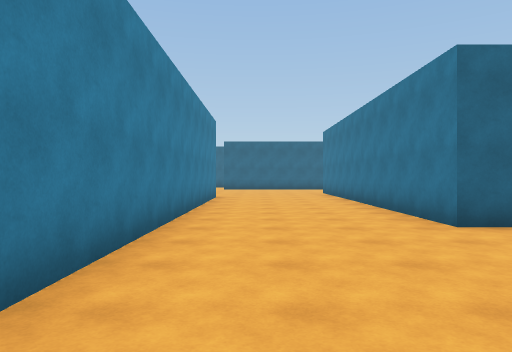
view 1 (above)

24 first-person views from a walk through a scene from a Unity 3-D project. The camera is 1.4 m above the floor, looks level and sees 70° across. The floor is counted in squares, 2 m on a side. Each view is taken from the middle of a square. On the plan, view 1 faces up. The plan holds only what a view shows up to about 11 squares ahead; the rest is blank. The player is left out.

view 2
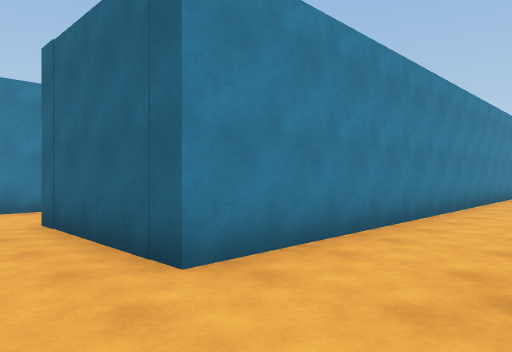

view 3
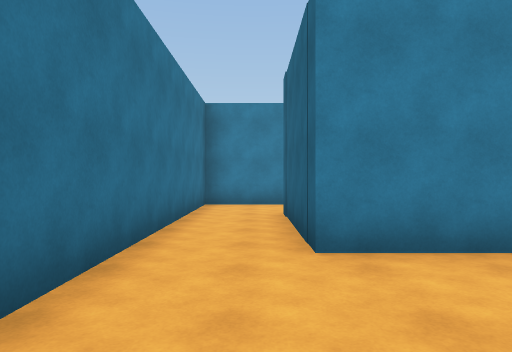

view 4
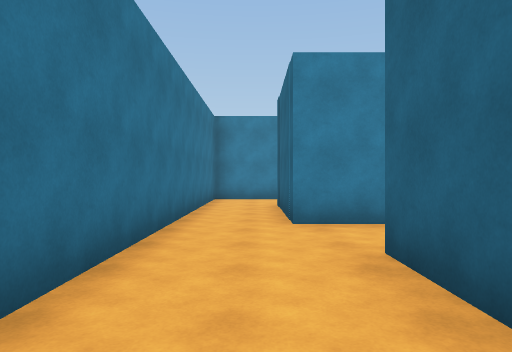

view 5
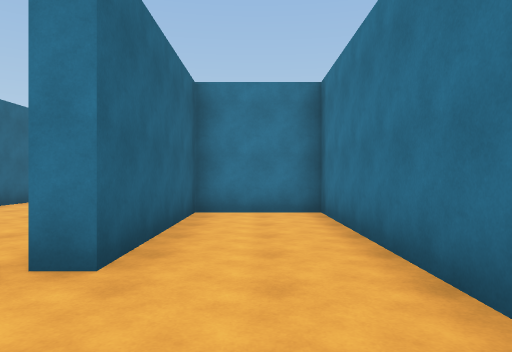

view 6
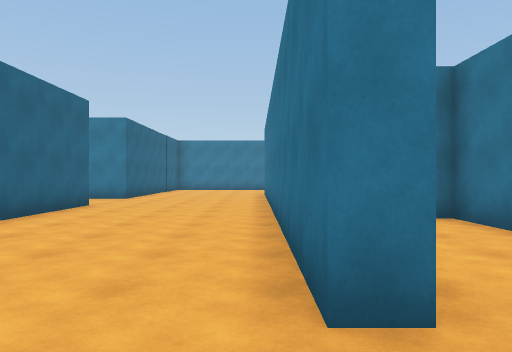

view 7
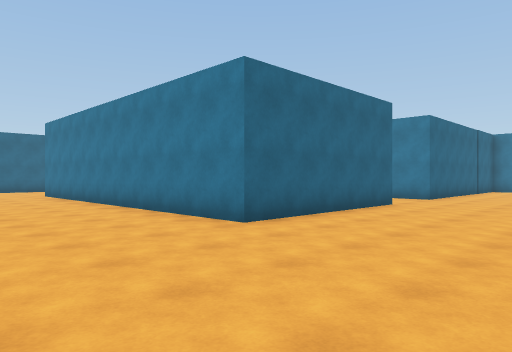

view 8
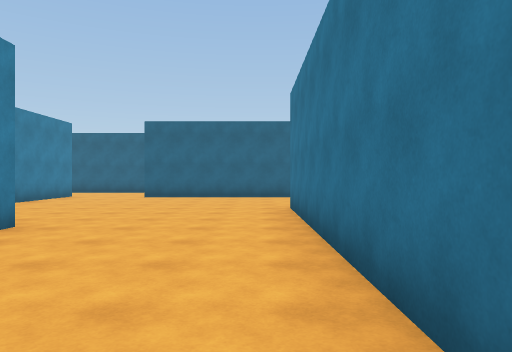

view 9
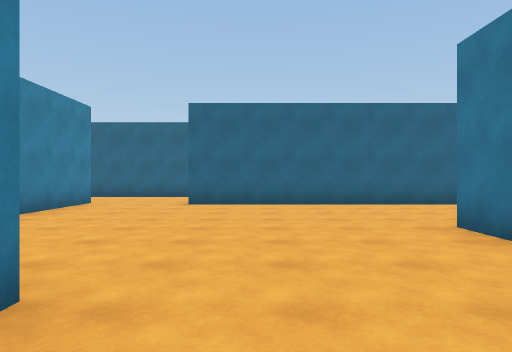

view 10
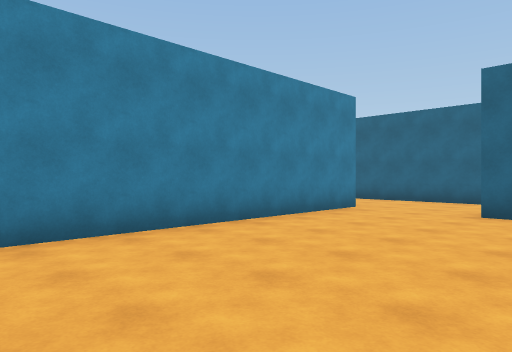

view 11
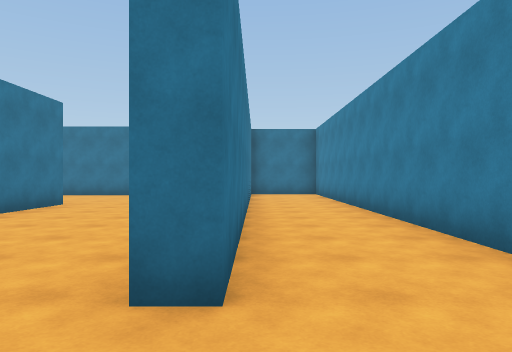

view 12
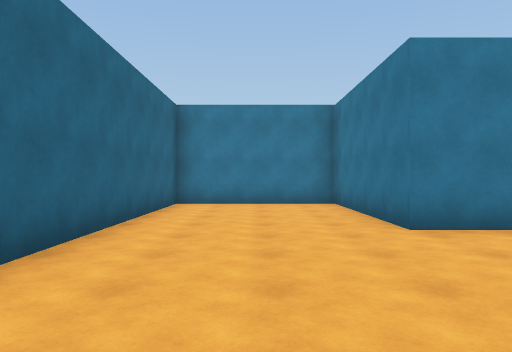

view 13
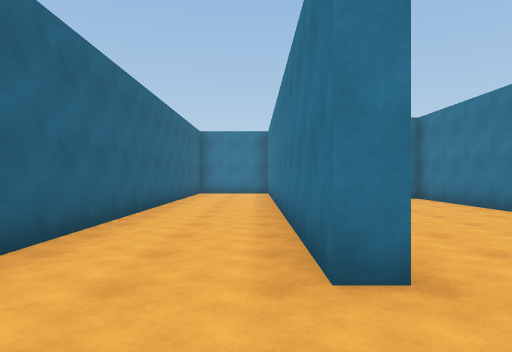

view 14
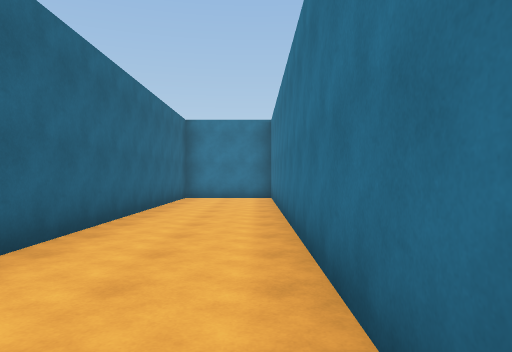

view 15
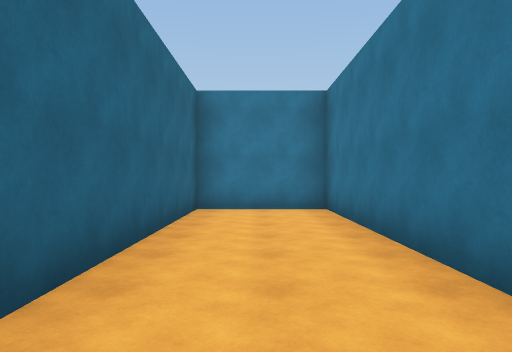

view 16
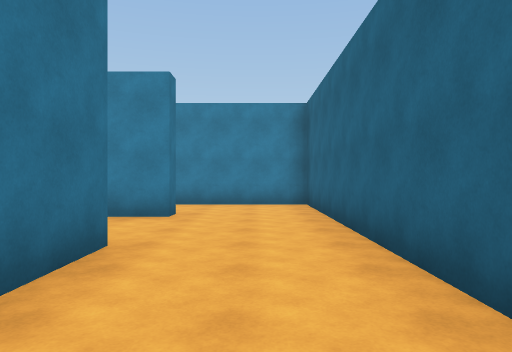

view 17
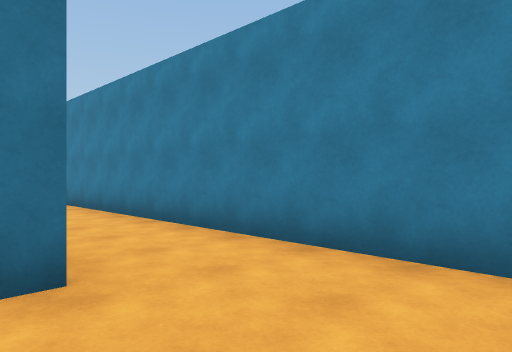

view 18
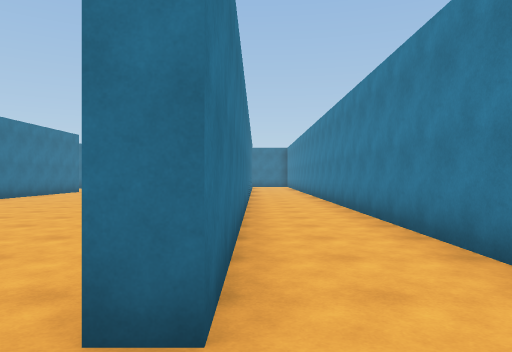

view 19
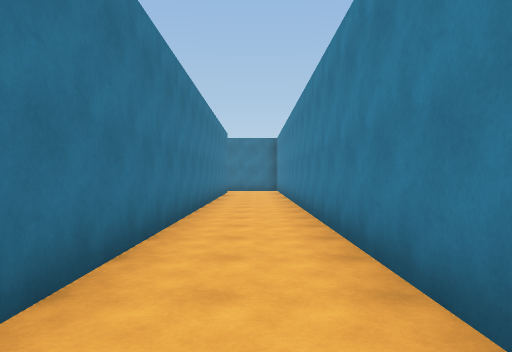

view 20
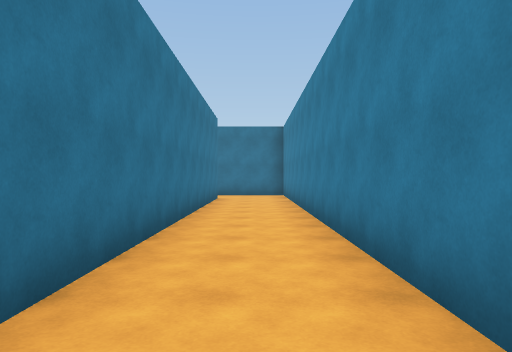

view 21
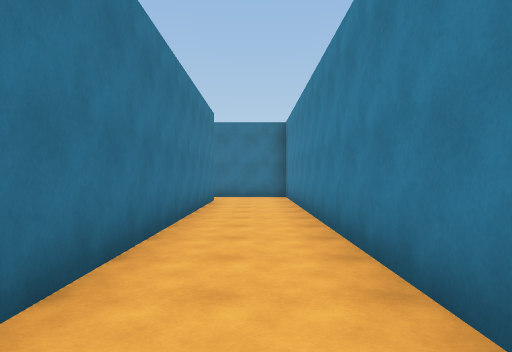

view 22
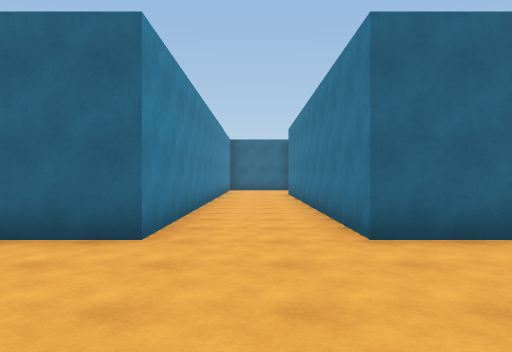

view 23
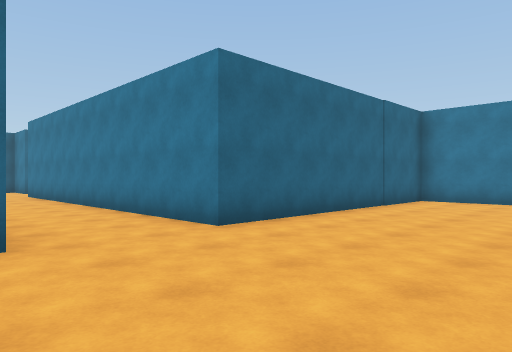

view 24
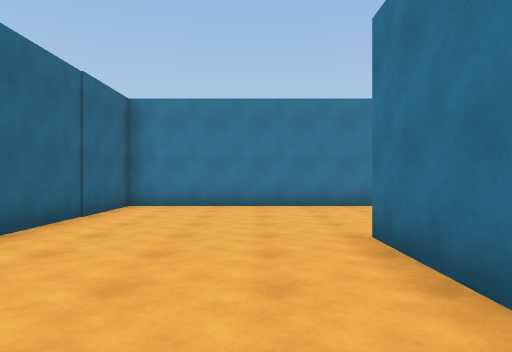

### Floor plan
Ten units are one square. View 1 is at (0, 0); x grows to the right and y downward. Boxes are objects, and circles mark ways between rooms. Rooms are numbered by the first view taken in them; rooms with no view inside come last. Other rooms are left out.
<svg viewBox="-75 -227 255 254">
<path fill="none" stroke="#000" d="M-13 -5 -13 5 -48 5 -48 -195M-70 -195 -70 22 50 22 50 -2 7 -2M-17 -105 -17 -120 -13 -120 -13 -5M78 -120 78 -50 28 -50 28 -150 72 -150 72 -190 -17 -190 -17 -195 107 -195 107 -222 -70 -222 -70 -195M-43 -108 -43 -30M7 -2 7 -7 132 -7M-48 -195 -43 -195 -43 -128M175 8 175 -50 103 -50 103 -134"/>
<circle cx="-5" cy="0" r="3" fill="#2a7"/>
<circle cx="-60" cy="-190" r="3" fill="#2a7"/>
<text x="-60" y="-40">1</text>
<text x="20" y="-100">2</text>
</svg>
Room 1 opens to room 2.

Where each view was taken, in squares from view 1:
view 1: 0 up, 0 right, facing up
view 2: 2 down, 1 right, facing up-left
view 3: 1 down, 2 right, facing left
view 4: 1 down, 4 right, facing left
view 5: 1 down, 2 left, facing right
view 6: 1 up, 1 left, facing right
view 7: 1 up, 1 left, facing up-right
view 8: 7 up, 2 right, facing up
view 9: 10 up, 0 right, facing up
view 10: 12 up, 0 right, facing up-left
view 11: 14 up, 2 left, facing down
view 12: 17 up, 2 left, facing right
view 13: 20 up, 4 left, facing right
view 14: 20 up, 1 left, facing right
view 15: 21 up, 3 right, facing right
view 16: 21 up, 2 right, facing left
view 17: 22 up, 4 left, facing down-left
view 18: 21 up, 5 left, facing down
view 19: 15 up, 6 left, facing down
view 20: 11 up, 6 left, facing down
view 21: 10 up, 6 left, facing down
view 22: 1 up, 9 right, facing up
view 23: 1 up, 7 right, facing up-right
view 24: 2 up, 9 right, facing right
